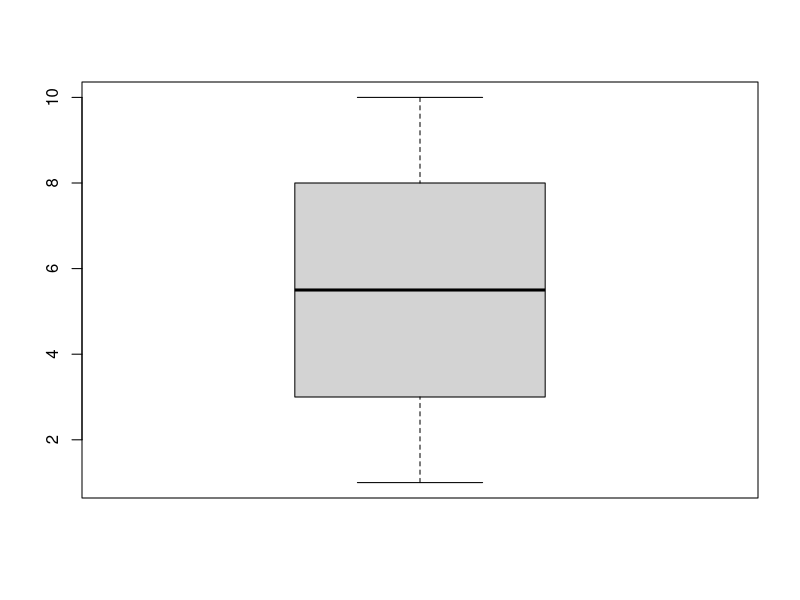
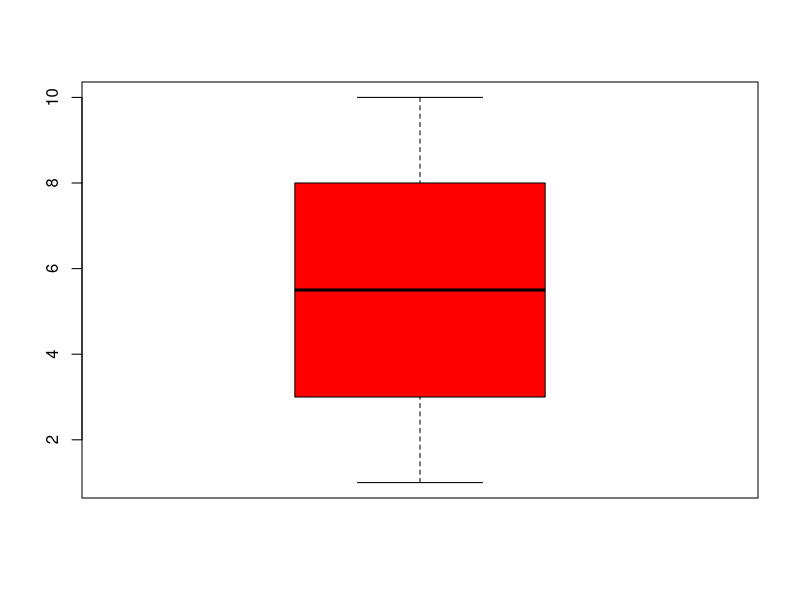
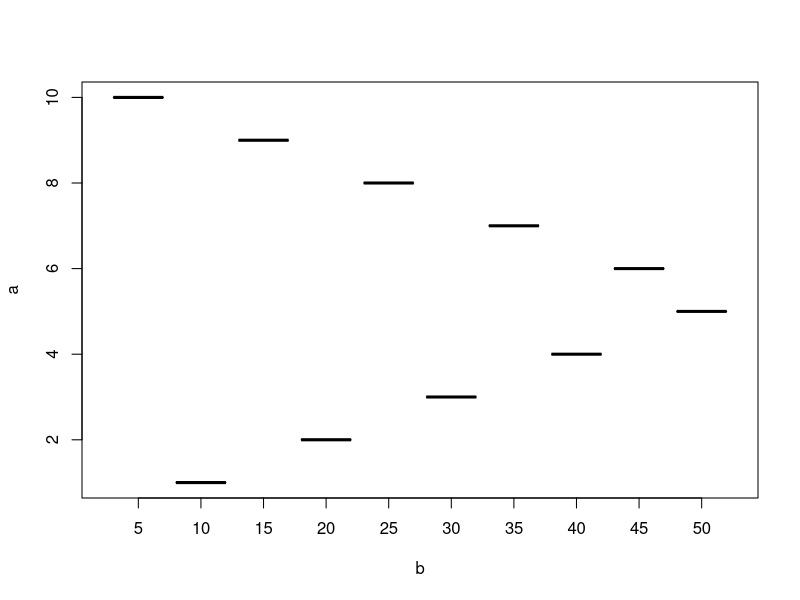

These charts were generated, in order, by the following R code:
a=c(1,2,3,4,5,6,7,8,9,10)
boxplot(a)

boxplot(a,col="red")

b=c(10,20,30,40,50,45,35,25,15,5)

boxplot(a~b,match=TRUE)
